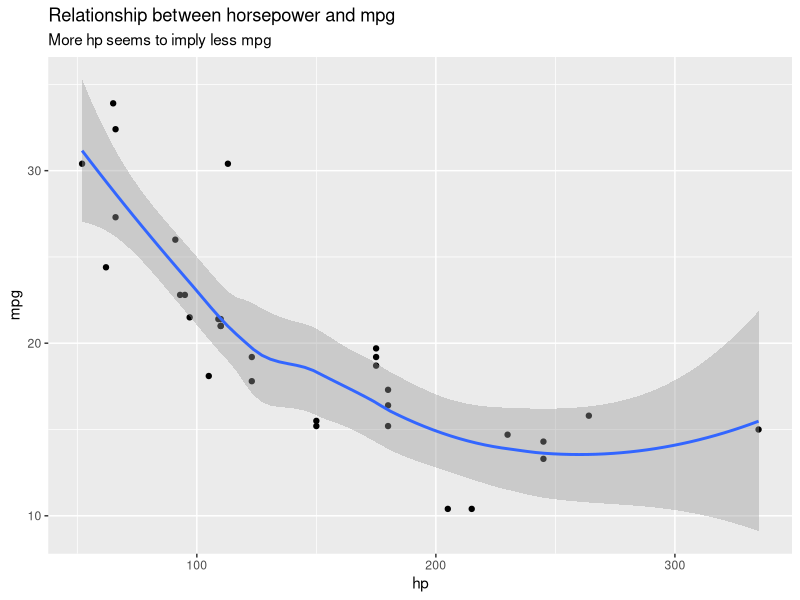
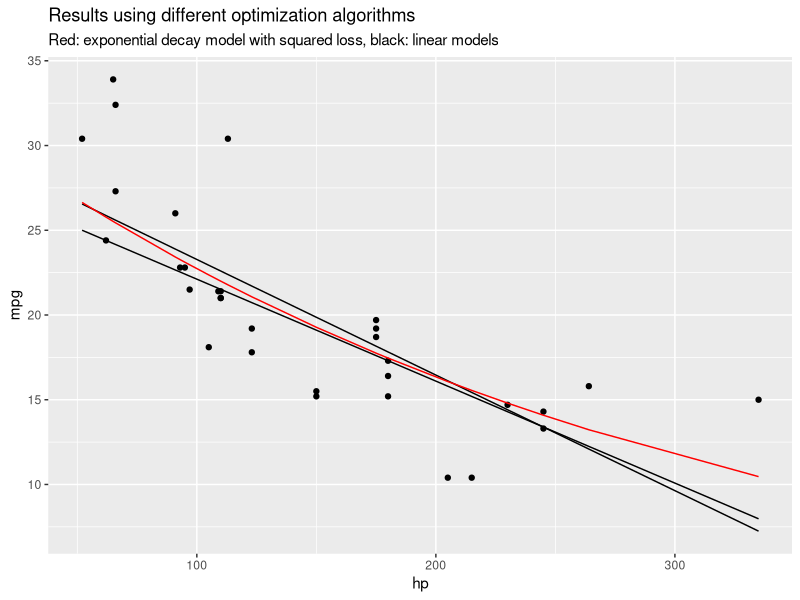

These figures' R source, in order:
## ---- chunk 1
library(ggplot2)
mtcars
## ---- chunk 2
ggplot(mtcars, aes(x = hp, y = mpg)) +
  geom_point() +
  geom_smooth() +
  labs(title = "Relationship between horsepower and mpg",
       subtitle = "More hp seems to imply less mpg")
## ---- chunk 3
empirical_risk = function(loss_fun, y, yhat) {
  mean(loss_fun(y, yhat))
}

squared_loss = function(y, yhat) (y - yhat)^2

optim_wrapper = function(params) {
  
  empirical_risk(squared_loss, y = mtcars$mpg, yhat = params[1] + params[2]*mtcars$hp)
  
}

par_loss_sqrt = optim(par = c(0,0), fn = optim_wrapper)
par_loss_sqrt
## ---- chunk 4
lm(mpg ~ hp, data = mtcars)
## ---- chunk 5
absolute_loss = function(y, yhat) abs(y - yhat)

optim_wrapper = function(params) {
  
  empirical_risk(absolute_loss, y = mtcars$mpg, yhat = params[1] + params[2]*mtcars$hp)
  
}

par_loss_abs = optim(par = c(0,0), fn = optim_wrapper)
par_loss_abs
## ---- chunk 6
optim_wrapper = function(params) {
  
  empirical_risk(squared_loss, y = mtcars$mpg, yhat = params[1]*exp(params[2]*mtcars$hp))
  
}

par_custom = optim(par = c(0, 0), fn = optim_wrapper, method = "SANN", control = list(maxit = 800000))
par_custom
## ---- chunk 7
df_plot = data.frame(mpg = mtcars$mpg, 
                     hp = mtcars$hp,
                     yhat_sqrt = par_loss_sqrt$par[1] + par_loss_sqrt$par[2] * mtcars$hp,
                     yhat_abs = par_loss_abs$par[1] + par_loss_abs$par[2] * mtcars$hp,
                     yhat_cust = par_custom$par[1]*exp(par_custom$par[2] * mtcars$hp)
                    )

ggplot(df_plot, aes(x  = hp, y = mpg)) +
  geom_point() +
  geom_line(aes(y = yhat_sqrt)) + 
  geom_line(aes(y = yhat_abs)) +
  geom_line(aes(y = yhat_cust), color = "red") +
  labs(title = "Results using different optimization algorithms",
       subtitle = "Red: exponential decay model with squared loss, black: linear models")
